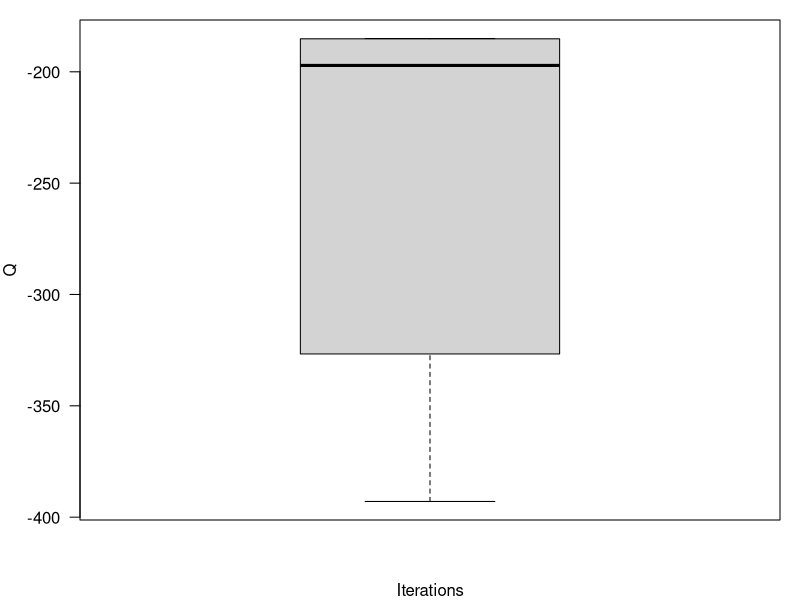
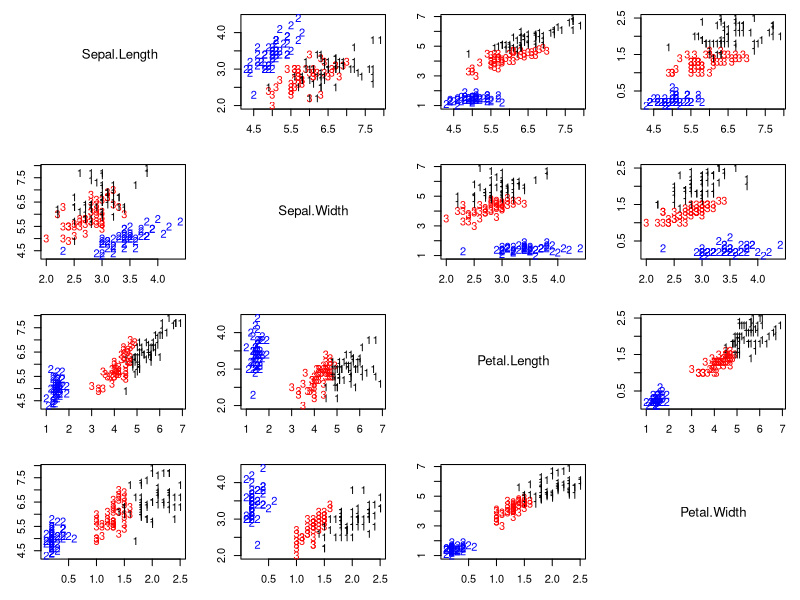
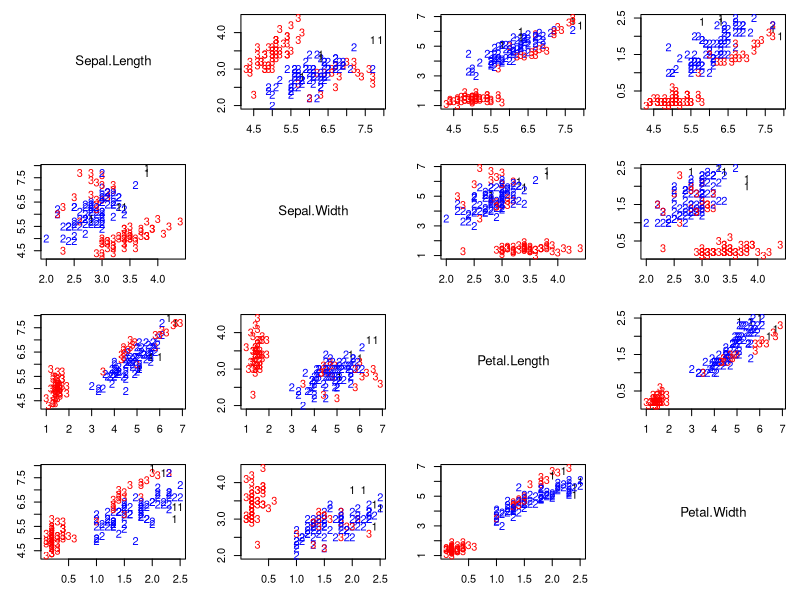

These charts were generated, in order, by the following R code:
## Week5B - Sample code to illustrate multimodality issues 1
## ---------------------------------------------------------
## Illustrating the fact that the likelihood for a mixture model is multimodal

### Loading data and setting up global variables
rm(list=ls())
library(mclust)
library(mvtnorm)

### Defining a custom function to create pair plots
### This is an alternative to the R function pairs() that allows for 
### more flexibility. In particular, it allows us to use text to label 
### the points
pairs2 = function(x, col="black", pch=16, labels=NULL, names = colnames(x)){
  n = dim(x)[1]
  p = dim(x)[2]
  par(mfrow=c(p,p))
  for(k in 1:p){
    for(l in 1:p){
      if(k!=l){
        par(mar=c(3,3,1,1)+0.1)
        plot(x[,k], x[,l], type="n", xlab="", ylab="")
        if(is.null(labels)){
          points(x[,k], x[,l], pch=pch, col=col)
        }else{
          text(x[,k], x[,l], labels=labels, col=col)
        }
      }else{
        plot(seq(0,5), seq(0,5), type="n", xlab="", ylab="", axes=FALSE)
        text(2.5,2.5,names[k], cex=1.2)
      }
    }
  }
}


## Setup data
data(iris)
x       = as.matrix(iris[,-5])
n       = dim(x)[1]
p       = dim(x)[2]       # Number of features
KK      = 3
epsilon = 0.0000001
par(mfrow=c(1,1))
par(mar=c(4,4,1,1))
colscale = c("black","blue","red")
shortnam  = c("s","c","g")

# Initialize the parameters of the algorithm
set.seed(63252)

numruns = 15
v.sum   = array(0, dim=c(numruns, n, KK))
QQ.sum  = rep(0, numruns)

for(ss in 1:numruns){
  w   = rep(1,KK)/KK  #Assign equal weight to each component to start with
  #mu  = as.matrix(aggregate(x, list(iris[,5]), mean)[,2:5])  # Initialize in the true values
  #Sigma      = array(0, dim=c(KK,p,p))  #Initial variances are assumed to be the same
  #Sigma[1,,] = var(x[iris[,5]=="setosa",])
  #Sigma[2,,] = var(x[iris[,5]=="versicolor",])
  #Sigma[3,,] = var(x[iris[,5]=="virginica",])
  mu  = rmvnorm(KK, apply(x,2,mean), 3*var(x))   #Cluster centers randomly spread over the support of the data
  Sigma      = array(0, dim=c(KK,p,p))  #Initial variances are assumed to be the same
  Sigma[1,,] = var(x)
  Sigma[2,,] = var(x)
  Sigma[3,,] = var(x)
  
  sw     = FALSE
  QQ     = -Inf
  QQ.out = NULL
  s      = 0
  
  while(!sw){
    ## E step
    v = array(0, dim=c(n,KK))
    for(k in 1:KK){  #Compute the log of the weights
      v[,k] = log(w[k]) + dmvnorm(x, mu[k,], Sigma[k,,], log=TRUE) 
    }
    for(i in 1:n){
      v[i,] = exp(v[i,] - max(v[i,]))/sum(exp(v[i,] - max(v[i,])))  #Go from logs to actual weights in a numerically stable manner
    }
    
    ## M step
    w = apply(v,2,mean)
    mu = matrix(0, nrow=KK, ncol=p)
    for(k in 1:KK){
      for(i in 1:n){
        mu[k,]    = mu[k,] + v[i,k]*x[i,]
      }
      mu[k,] = mu[k,]/sum(v[,k])
    }
    Sigma = array(0,dim=c(KK, p, p))
    for(k in 1:KK){
      for(i in 1:n){
        Sigma[k,,] = Sigma[k,,] + v[i,k]*(x[i,] - mu[k,])%*%t(x[i,] - mu[k,])
      }
      Sigma[k,,] = Sigma[k,,]/sum(v[,k])
    }
    
    ##Check convergence
    QQn = 0
    for(i in 1:n){
      for(k in 1:KK){
        QQn = QQn + v[i,k]*(log(w[k]) + dmvnorm(x[i,],mu[k,],Sigma[k,,],log=TRUE))
      }
    }
    if(abs(QQn-QQ)/abs(QQn)<epsilon){
      sw=TRUE
    }
    QQ = QQn
    QQ.out = c(QQ.out, QQ)
    s = s + 1
  }
  
  v.sum[ss,,] = v
  QQ.sum[ss]  = QQ.out[s]
  print(paste("ss =", ss))
}


## Boxplot of final values of the Q function for all runs of the algorithm
par(mfrow=c(1,1))
par(mar=c(4,4,1,1))
boxplot(QQ.out, ylab="Q", xlab="Iterations",las=2)

## Graphical representation of the best solution 
cc = apply(v.sum[which.max(QQ.sum),,], 1 ,which.max)
colscale = c("black","blue","red")
#pairs(x, col=colscale[cc], pch=cc)
pairs2(x, col=colscale[cc], labels=cc)

## Graphical representation of the worst solution
cc = apply(v.sum[which.min(QQ.sum),,], 1 ,which.max)
colscale = c("black","blue","red")
#pairs(x, col=colscale[cc], pch=cc)
pairs2(x, col=colscale[cc], labels=cc)
